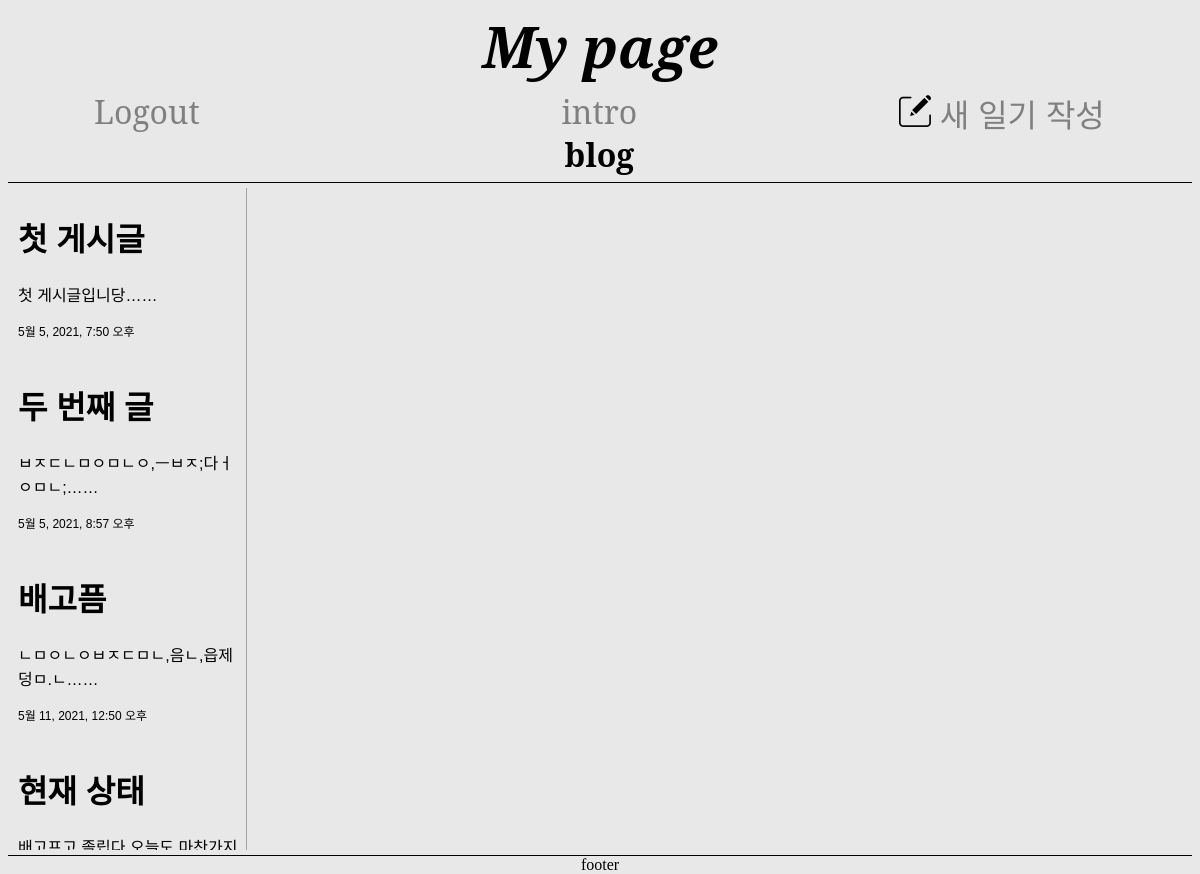
Page /blog/ (signed in) on the committed database.
### blog/models.py (models this page shows, shortened)
class Blog(models.Model):
    title = models.CharField(max_length=200)
    writer = models.CharField(max_length=100)
    pub_date = models.DateTimeField()
    body = models.TextField()
    def summary(self):
        return self.body[:20] + "……"

### blog/views.py (the view)
# urls.py: path('', views.blog, name="blog"),
def blog(request):
    blogs = Blog.objects.all()
    return render(request, 'blog.html', {'blogs' : blogs})

### blog/templates/blog.html (shortened to what this page needs)
{%extends 'base.html'%}
{% load static %}
  {%block nav-bar%}
    <nav>
      <div class="nav-helper-left">
        {%if user.is_authenticated%}
        <a href="{%url 'logout'%}" class="login-logout">Logout</a>
        {%else%}
          <a href="{%url 'login'%}" class="login-logout">Login</a>
        {%endif%}
      </div>
      <div class="nav-menus">
        <a href="{%url 'intro'%}">
          intro
        </a>
        <a href="#" style="color: black; font-weight: bold;">
          blog
        </a>
      </div>
      <div class="nav-helper-right">
        {%if user.is_authenticated%}
        <a href="{%url 'new'%}" class="to-new">
          <img src="{%static 'images/write.png'%}" width="32px">
          <span>새 일기 작성</span>
        </a>
        {%endif%}
      </div>
    </nav>
  {%endblock%}
  {%block contents%}
    <div id="main-container">
      <div class="left">
        {%for blog in blogs%}
          <a href="{%url 'detail' blog.id %}">
            <div class="summary-blog">
              <h1>{{blog.title}}</h1>
              <p>{{blog.summary}}</p>
              <p class="date">{{blog.pub_date}}</p>
            </div>
          </a>
        {%endfor%}
      </div>
      <div class="right">
      </div>
    </div>
    <footer>
      footer
    </footer>
  {%endblock%}

### blog/templates/blog.html (style rules this page uses)
html, body { height: 100% }
body { display: flex; flex-direction: column; background-color: #e9e8e8; }
#main-container { flex: 1; border-style: none none solid none; border-width: 1px; display: flex; max-height: 84%; }
.left { flex: 20%; margin : 5px; border-style: none solid none none; border-width: 1px; border-color: #a5a2a2; overflow: auto; }
.left a { text-decoration: none; color: black; }
.summary-blog { padding: 5px; font-family: 'Noto Sans KR', sans-serif; width: 95% }
.summary-blog .date { font-size: 12px; }
.right { flex: 80%; margin: 5px; }
nav { display: flex; border-style: none none solid none; border-width: 1px; padding: 6px; }
.nav-helper-left { width: 33.3%; }
.nav-menus { text-align: center; width: 33.3%; }
.nav-helper-right { width: 33.3%; text-align: end; }
.to-new { font-family: 'Noto Sans KR', sans-serif; }
nav a { text-decoration: none; color: gray; font-family: 'Noto Serif', serif; font-size: 32px; margin-left: 80px; margin-right: 80px; }
footer { text-align: center; }

### rows in the picture
Blog: title "첫 게시글", summary "첫 게시글입니당……", pub_date "5월 5, 2021, 7:50 오후"
Blog: title "두 번째 글", summary "ㅂㅈㄷㄴㅁㅇㅁㄴㅇ,ㅡㅂㅈ;다ㅓㅇㅁㄴ;……", pub_date "5월 5, 2021, 8:57 오후"
Blog: title "배고픔", summary "ㄴㅁㅇㄴㅇㅂㅈㄷㅁㄴ,음ㄴ,읍제덩ㅁ.ㄴ……", pub_date "5월 11, 2021, 12:50 오후"
Blog: title "현재 상태"
